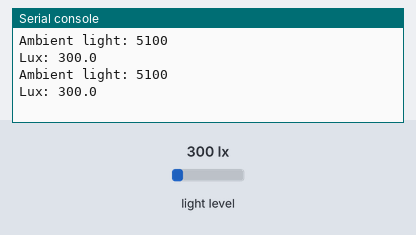
A program run on a simulated CircuitPython board. Parts: the last lines printed to the serial console. The test bench sets the inputs (shaded band); at power-on: light level 300 lx.

Above: at 1.2 s.
1.3 s: light level set to 40 lx
At 2.6 s:
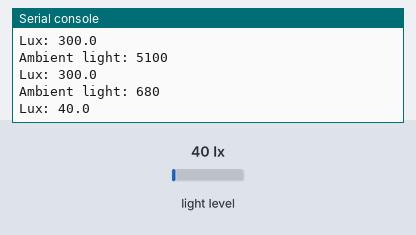
2.8 s: light level set to 500 lx
At 3.7 s:
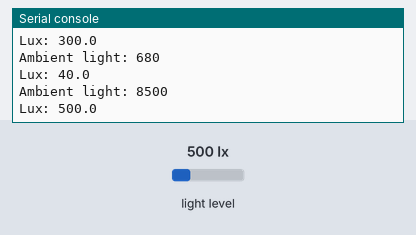
Timing chart, 0 to 5.8 s (numbered marks = the images above; inputs shaded):
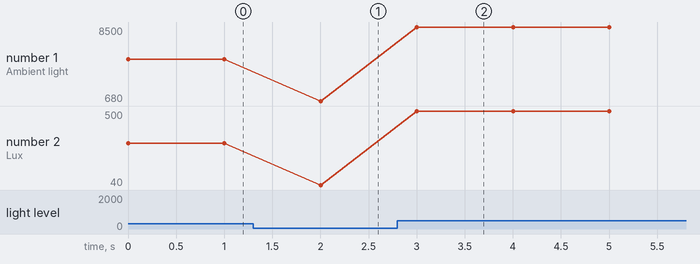

The program:

lux.py
```python
import time
import board
import busio
import adafruit_veml7700

# Initialize I2C bus
i2c = busio.I2C(board.SCL, board.SDA)

# Initialize the VEML7700 sensor
sensor = adafruit_veml7700.VEML7700(i2c)

# Print sensor data
while True:
    print("Ambient light:", sensor.light)
    print("Lux:", sensor.lux)
    time.sleep(1)
```

Measured:
- after the input at 1.3 s, the serial console: prints a new line after 0.70 s (image 1)
- after the input at 2.8 s, the serial console: prints a new line after 0.20 s (image 2)
- plotted number 1: 5100 → 680 after the input at 1.3 s, 680 → 8500 after the input at 2.8 s
- plotted number 2: 300 → 40 after the input at 1.3 s, 40 → 500 after the input at 2.8 s
